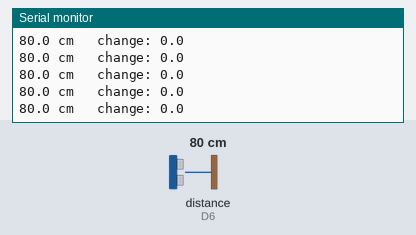
The sketch below on a simulated ESP8266 (NodeMCU). Shown: the last lines printed to the serial monitor. Wiring (inferred from the names in the program): ultrasonic range finder: trigger D5; echo D6. The test bench sets the inputs (shaded band); at power-on: distance to the obstacle (sensor on D6) 80 cm. The echo pulse lasts 58.3 µs per cm.

Above: at 1.2 s.
1.3 s: distance to the obstacle (sensor on D6) set to 2 cm
At 1.34 s:
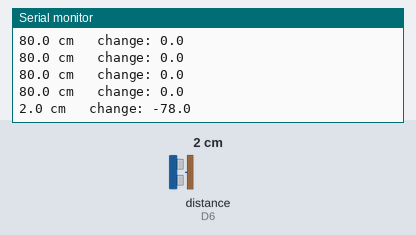
2.8 s: distance to the obstacle (sensor on D6) set to 4 cm
At 2.81 s:
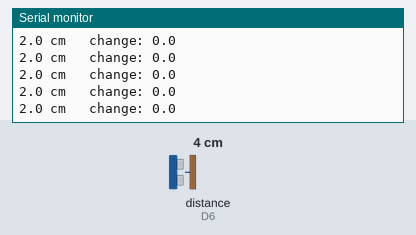
Timing chart, 0 to 5.8 s (numbered marks = the images above; inputs shaded):
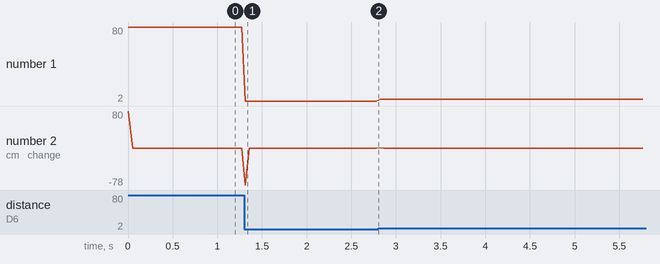

Measured:
- after the input at 1.3 s, the serial monitor: prints a new line at once (image 1)
- plotted number 1: 80 → 2 after the input at 1.3 s, 2 → 4 after the input at 2.8 s

The sketch:

sensor_test.ino
```cpp
const int TRIG_PIN = D5;
const int ECHO_PIN = D6;

float lastDist = 0;

void setup() {
  Serial.begin(115200);
  pinMode(TRIG_PIN, OUTPUT);
  pinMode(ECHO_PIN, INPUT);
  digitalWrite(TRIG_PIN, LOW);
  Serial.println("US-100 test started");
}

float readDistanceCm() {
  digitalWrite(TRIG_PIN, LOW);
  delayMicroseconds(2);
  digitalWrite(TRIG_PIN, HIGH);
  delayMicroseconds(10);
  digitalWrite(TRIG_PIN, LOW);

  unsigned long duration = pulseIn(ECHO_PIN, HIGH, 30000);
  if (duration == 0) return -1;
  return duration * 0.0343 / 2.0;
}

void loop() {
  float dist = readDistanceCm();

  if (dist < 0) {
    Serial.println("no echo");
  } else {
    float change = dist - lastDist;
    Serial.print(dist, 1);
    Serial.print(" cm   change: ");
    Serial.println(change, 1);
    lastDist = dist;
  }

  delay(40);
}
```
